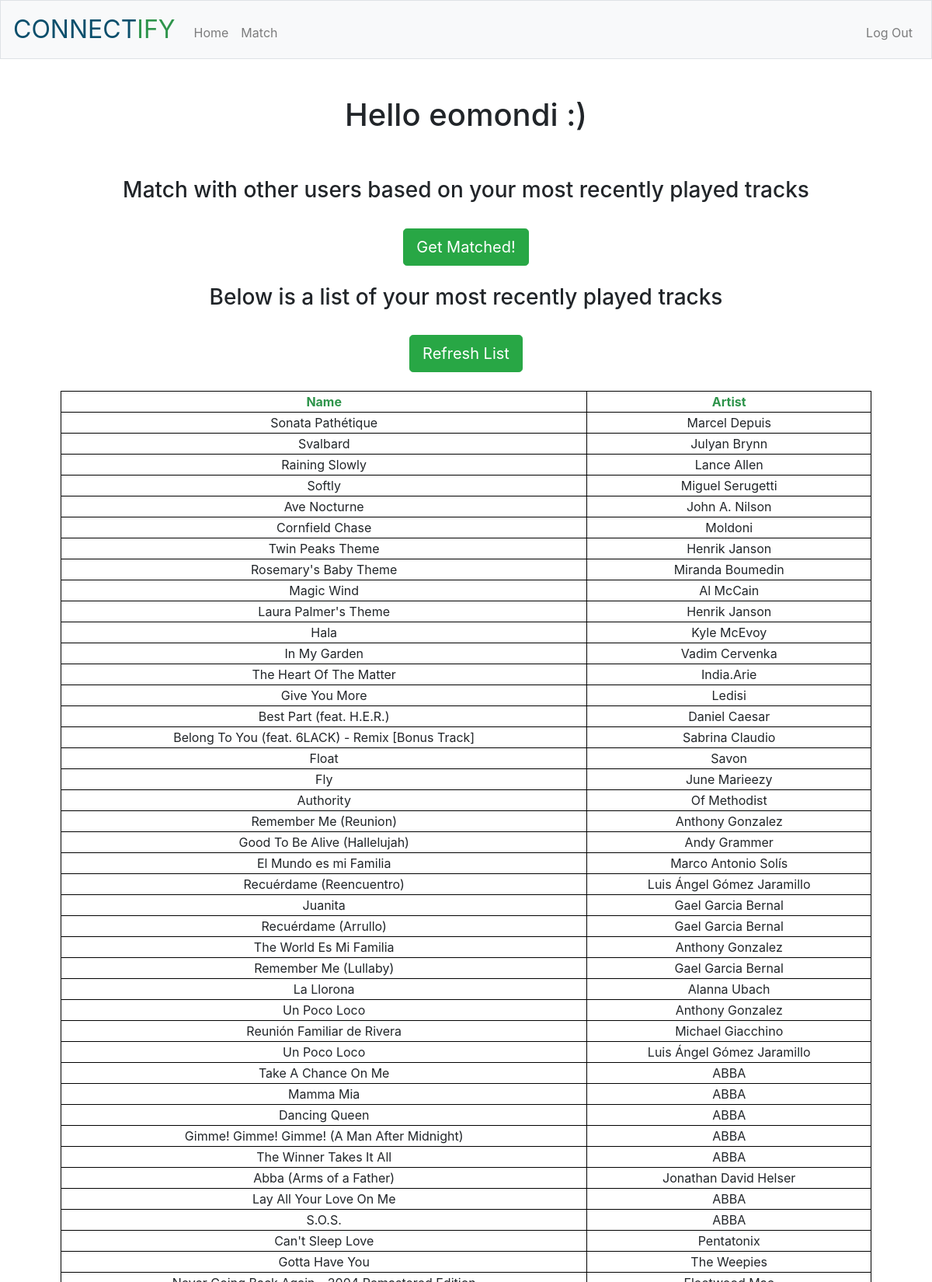
Page /home (signed in, upper part) on the committed database.
### tables this page shows
CREATE TABLE 'users' ('userid' INTEGER PRIMARY KEY AUTOINCREMENT NOT NULL, 'username' TEXT NOT NULL, 'hash' TEXT NOT NULL, 'email' TEXT NOT NULL);

CREATE TABLE 'songs' ('songid' INTEGER PRIMARY KEY AUTOINCREMENT NOT NULL, 'name' TEXT NOT NULL, 'artist' TEXT NOT NULL, 'userid' INTEGER NOT NULL);

### application.py (the view)
@app.route("/home", methods=["GET"])
@login_required
def home():
    user = db.execute("SELECT username FROM users WHERE userid = :id", id=session["user_id"])
    rows = db.execute("DELETE FROM songs WHERE userid = :id AND rowid NOT IN (SELECT min(rowid) FROM songs WHERE userid = :id GROUP BY name, artist)", id=session["user_id"])
    rows = db.execute("SELECT DISTINCT name, artist FROM songs WHERE userid = :id ORDER BY songid DESC LIMIT 50", id=session["user_id"])
    return render_template("home.html", rows=rows, user=user[0])

### helpers.py (called while the page is built)
def login_required(f):
    @wraps(f)
    def decorated_function(*args, **kwargs):
        if session.get("user_id") is None:
            return redirect("/login")
        return f(*args, **kwargs)
    return decorated_function

### templates/home.html (shortened to what this page needs)
{% extends "layout.html" %}
{% block main %}
    <form action="/match" method="post">
        <div>
            <h1>Hello {{user['username']}} :)</h1>
            <br/><br/>
            <h3>Match with other users based on your most recently played tracks</h3>
            <br/>
            <button class="btn btn-success btn-lg" type="submit">Get Matched!</button>
        </div>
        <br/>
    </form>
    <h3>Below is a list of your most recently played tracks</h3>
    <form action="/spotifylogin" method="post">
        <button class="btn btn-success btn-lg" type="submit">Refresh List</button>
        <table>
            <tr>
                <th>Name</th>
                <th>Artist</th>
            </tr>
            <br>
            {% for x in rows %}
            <tr>
                <td>{{x['name']}}</td>
                <td>{{x['artist']}}</td>
            </tr>
            {% endfor %}
       </table>
    </form>
{% endblock %}

### templates/layout.html (shortened to what this page needs)
<!DOCTYPE html>
<html lang="en">
    <head>
        <link href="https://maxcdn.bootstrapcdn.com/bootstrap/4.0.0-beta.2/css/bootstrap.min.css" rel="stylesheet"/>
        <link href="/static/styles.css" rel="stylesheet"/>
    </head>
    <body>
        <nav class="navbar navbar-expand-md navbar-light bg-light border">
            <a class="navbar-brand" href="/"><span class="blue">CONNECT</span><span class="green">IFY</span></a>
            <div class="collapse navbar-collapse" id="navbar">
                {% if session.user_id %}
                    <ul class="navbar-nav mr-auto mt-2">
                        <li class="nav-item"><a class="nav-link" href="/home">Home</a></li>
                        <li class="nav-item"><a class="nav-link" href="/match">Match</a></li>
                    </ul>
                    <ul class="navbar-nav ml-auto mt-2">
                        <li class="nav-item"><a class="nav-link" href="/logout">Log Out</a></li>
                    </ul>
                {% else %}
                    <ul class="navbar-nav ml-auto mt-2">
                        <li class="nav-item"><a class="nav-link" href="/register">Register</a></li>
                        <li class="nav-item"><a class="nav-link" href="/login">Log In</a></li>
                    </ul>
                {% endif %}
            </div>
        </nav>
        <main class="container p-5">
            {% block main %}{% endblock %}
        </main>
    </body>
</html>

### static/styles.css (style rules this page uses)
nav .navbar-brand { font-size: xx-large; }
nav .navbar-brand .blue { color: #0B4F6C; }
nav .navbar-brand .green { color: #2e944b; }
main { overflow-x: auto; text-align: center; }
table { border-collapse: collapse; width: 100%; }
table, th, td { border: 1px solid black; }
th { height: 50%; }
th { background-color: white; color: #2e944b; }

### rows in the picture
users: username "eomondi"
songs: name "Sonata Pathétique", artist "Marcel Depuis"
songs: name "Svalbard", artist "Julyan Brynn"
songs: name "Raining Slowly", artist "Lance Allen"
songs: name "Softly", artist "Miguel Serugetti"
songs: name "Ave Nocturne", artist "John A. Nilson"
songs: name "Cornfield Chase", artist "Moldoni"
songs: name "Twin Peaks Theme", artist "Henrik Janson"
songs: name "Rosemary's Baby Theme", artist "Miranda Boumedin"
songs: name "Magic Wind", artist "Al McCain"
songs: name "Laura Palmer's Theme", artist "Henrik Janson"
songs: name "Hala", artist "Kyle McEvoy"
songs: name "In My Garden", artist "Vadim Cervenka"
songs: name "The Heart Of The Matter", artist "India.Arie"
songs: name "Give You More", artist "Ledisi"
songs: name "Best Part (feat. H.E.R.)", artist "Daniel Caesar"
songs: name "Belong To You (feat. 6LACK) - Remix [Bonus Track]", artist "Sabrina Claudio"
songs: name "Float", artist "Savon"
songs: name "Fly", artist "June Marieezy"
songs: name "Authority", artist "Of Methodist"
songs: name "Remember Me (Reunion)", artist "Anthony Gonzalez"
songs: name "Good To Be Alive (Hallelujah)", artist "Andy Grammer"
songs: name "El Mundo es mi Familia", artist "Marco Antonio Solís"
songs: name "Recuérdame (Reencuentro)", artist "Luis Ángel Gómez Jaramillo"
songs: name "Juanita", artist "Gael Garcia Bernal"
songs: name "Recuérdame (Arrullo)", artist "Gael Garcia Bernal"
songs: name "The World Es Mi Familia", artist "Anthony Gonzalez"
songs: name "Remember Me (Lullaby)", artist "Gael Garcia Bernal"
songs: name "La Llorona", artist "Alanna Ubach"
songs: name "Un Poco Loco", artist "Anthony Gonzalez"
songs: name "Reunión Familiar de Rivera", artist "Michael Giacchino"
songs: name "Un Poco Loco", artist "Luis Ángel Gómez Jaramillo"
songs: name "Take A Chance On Me", artist "ABBA"
songs: name "Mamma Mia", artist "ABBA"
songs: name "Dancing Queen", artist "ABBA"
songs: name "Gimme! Gimme! Gimme! (A Man After Midnight)", artist "ABBA"
songs: name "The Winner Takes It All", artist "ABBA"
songs: name "Abba (Arms of a Father)", artist "Jonathan David Helser"
songs: name "Lay All Your Love On Me", artist "ABBA"
songs: name "S.O.S.", artist "ABBA"
songs: name "Can't Sleep Love", artist "Pentatonix"
songs: name "Gotta Have You", artist "The Weepies"
